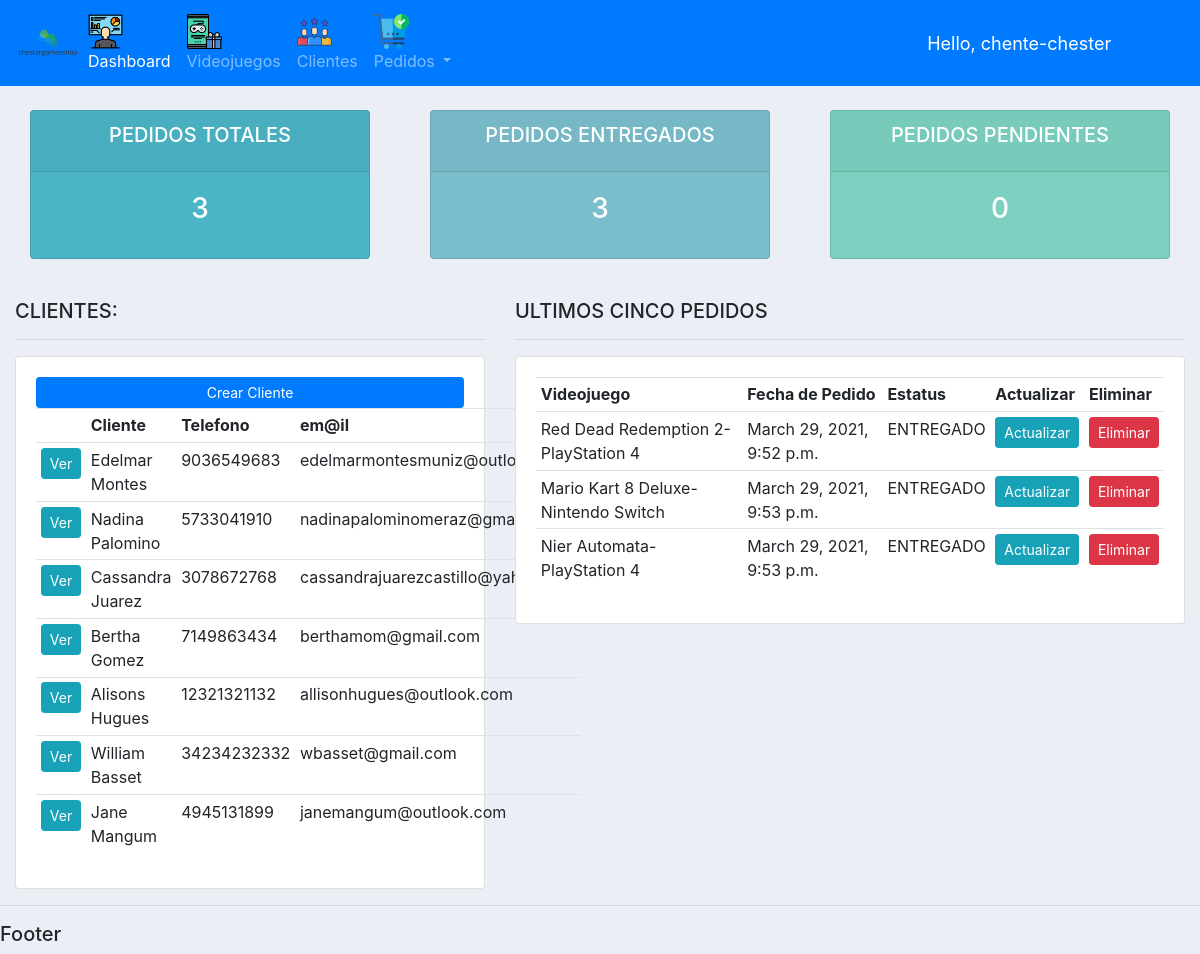
Page / (signed in) on the earlier database version.
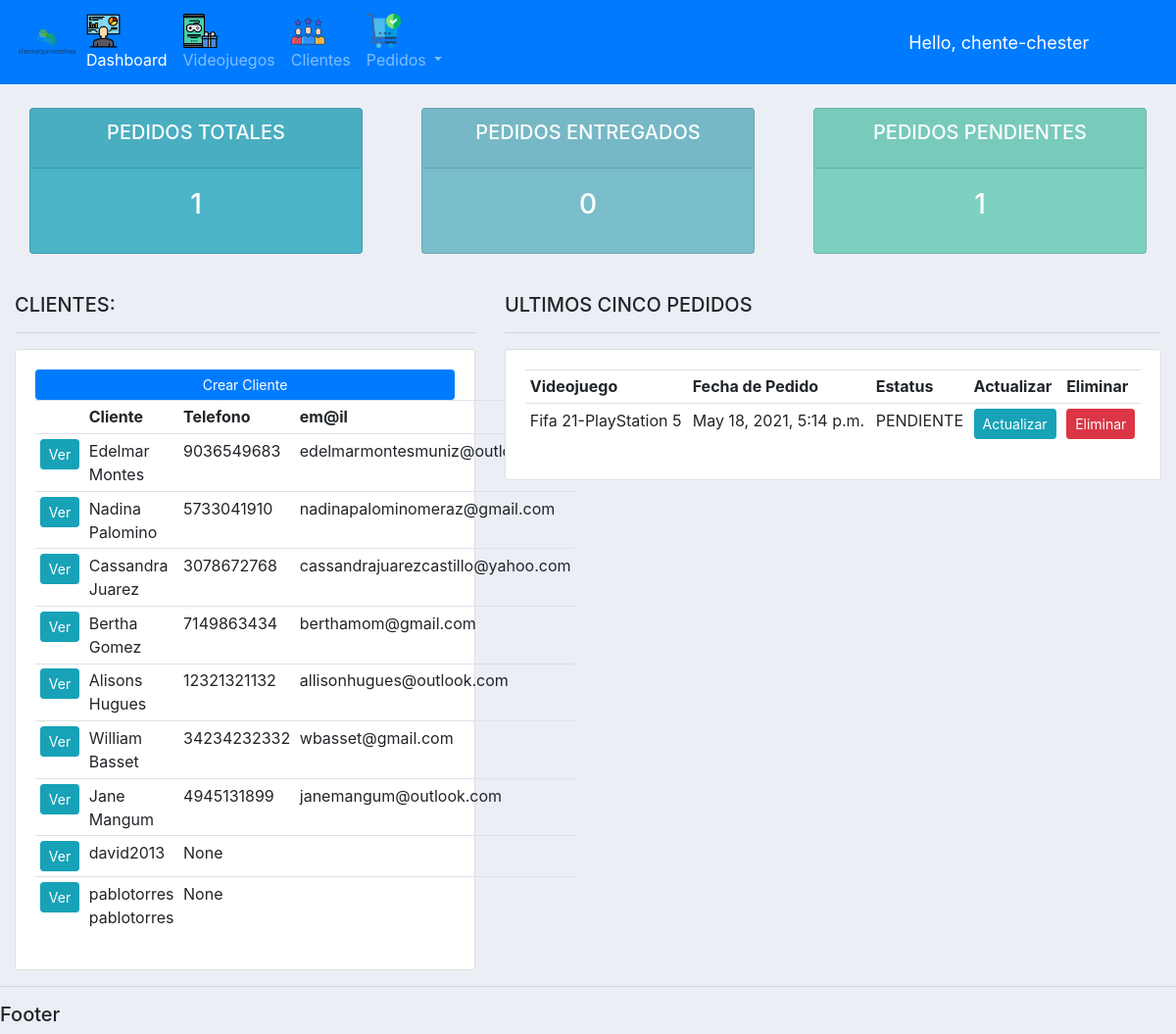
Same page on the later database version.
### cuentas/models.py (models this page shows, shortened)
class Cliente(models.Model):
    user = models.OneToOneField(User,null=True,blank=True,on_delete=models.CASCADE)
    primer_nombre = models.CharField(max_length=200)
    segundo_nombre = models.CharField(max_length=200,blank=True)
    primer_apellido = models.CharField(max_length=200)
    segundo_apellido = models.CharField(max_length=200,blank=True)
    email = models.EmailField()
    telefono = models.BigIntegerField(null=True,blank=True)
    perfil_foto = models.ImageField(default="user.png",null=True,blank=True,upload_to='fotosperfil')
    fecha_creacion = models.DateTimeField(auto_now_add=True,null=True)

class Pedido(models.Model):
    ESTATUS = (
        ('PENDIENTE','PENDIENTE'),
        ('NO DISPONIBLE','NO DISPONIBLE'),
        ('ENTREGADO','ENTREGADO'),
    )
    cliente = models.ForeignKey(Cliente,null=True,on_delete = models.SET_NULL)
    videojuego = models.ForeignKey(Videojuego,null=True,on_delete = models.SET_NULL)
    fecha_pedido = models.DateTimeField(auto_now_add=True,null=True)
    estatus = models.CharField(max_length=200,null=True,choices=ESTATUS)
    nota = models.CharField(max_length=1000,null=True)

class Videojuego(models.Model):
    caratula = models.ImageField(upload_to='caratulas')
    nombre = models.CharField(max_length=200)
    PLAYSTATION5 = 'PlayStation 5'
    XBOXSERIES = 'XBOX Series'
    PLAYSTATION4 = 'PlayStation 4'
    XBOXONE = 'Xbox ONE'
    COMPUTADORA = 'PC'
    NINTENDOSWITCH = 'Nintendo Switch'
    ELECCION_PLATAFORMA = [
        (PLAYSTATION5,'PlayStation 5'),
        (XBOXSERIES,'XBOX Series'),
        (PLAYSTATION4,'PlayStation 4'),
        (XBOXONE,'XBOXONE'),
        (COMPUTADORA,'PC'),
        (NINTENDOSWITCH,'Nintendo Switch'),
    ]
    plataforma = models.CharField(max_length=50,
    choices=ELECCION_PLATAFORMA,
    default=PLAYSTATION4)
    ACCIONYAVENTURAS = 'Accion y Aventuras'
    JUEGOSMESA = 'Juegos de Mesa'
    FAMILIAR = 'Familiar'
    LUCHA = 'Lucha'
    PLATAFORMAS = 'Plataformas'
    PUZZLES = 'Puzzles'
    CARRERAS = 'Carreras'
    JUEGOSROL = 'Juegos de Rol'
    TIROS = 'FPS'
    SIMULACION = 'Simulacion'
    DEPORTES = 'Deportes'
    ESTRATEGIA = 'Estrategia'
    ELECCION_GENERO = [
        (ACCIONYAVENTURAS,'Accion y Aventuras'),
        (JUEGOSMESA,'Juegos de Mesa'),
        (FAMILIAR , 'Familiar'),
        (LUCHA , 'Lucha'),
        (PLATAFORMAS , 'Plataformas'),
        (PUZZLES , 'Puzzles'),
        (CARRERAS , 'Carreras'),
        (JUEGOSROL , 'Juegos de Rol'),
        (TIROS , 'FPS'),
        (SIMULACION , 'Simulacion'),
        (DEPORTES , 'Deportes'),
        (ESTRATEGIA , 'Estrategia'),
    ]
    genero = models.CharField(max_length=50,
    choices=ELECCION_GENERO,
    default=ACCIONYAVENTURAS)
    TODOS = 'E'
    TODOS10 = 'E+10'
    ADOLESCENTES = 'T'
    ADULTOS = 'M'
    PENDIENTE = 'RP'
    ELECCION_CLASIFICACION = [
        (TODOS , 'TODOS'),
        (TODOS10,'TODOS+10'),
        (ADOLESCENTES,'ADOLESCENTES'),
        (ADULTOS,'ADULTOS'),
        (PENDIENTE,'PENDIENTE'),
    ]
    clasificacion = models.CharField(max_length=50,
    choices=ELECCION_CLASIFICACION,
    default=TODOS,blank=True)
    descripcion = models.CharField(max_length=200,blank=True)
    fecha_lanzamiento = models.DateTimeField(blank=True)
    precio = models.FloatField(blank=True)
    tags = models.ManyToManyField(Tag)
    stock = models.IntegerField(blank=True)
    def __str__(self):
        return self.nombre+"-"+self.plataforma

### cuentas/decorators.py (the view)
    def wrapper_function(request, *args, **kwargs):
        group = None
        if request.user.groups.exists():
            group = request.user.groups.all()[0].name
        if group == 'clientes':
            return redirect('user-page')
        if group == 'admin':
            return view_func(request,*args, **kwargs)

### cuentas/templates/cuentas/dashboard.html (shortened to what this page needs)
{% extends 'cuentas/main.html' %}
{% block content %}
{% include 'cuentas/estatus.html' %}
<br>
<div class="row">
    <div class="col-md-5">
        <h5>  CLIENTES:</h5>
        <hr>
        <div class="card card-body">
            <a class="btn btn-primary btn-sm btn-block" href="">
                Crear Cliente
            </a>
            <table class="table table-sm">
                <tr>
                    <th></th>
                    <th>Cliente</th>
                    <th>Telefono</th>
                    <th>em@il</th>
                </tr>
                {% for cliente in clientes  %}
                    <tr>
                        <td><a class="btn btn-sm btn-info" href="{% url 'cliente' cliente.id %}">Ver</a></td>
                        <td>{{cliente.primer_nombre}} {{cliente.primer_apellido}}</td>
                        <td>{{cliente.telefono}}</td>
                        <td>{{cliente.email}}</td>
                    </tr>
                {% endfor %}
            </table>
        </div>
    </div>
    <div class="col-md-7">
        <h5>ULTIMOS CINCO PEDIDOS</h5>
        <hr>
        <div class="card card-body">
            <table class="table table-sm">
                <tr>
                    <th>Videojuego</th>
                    <th>Fecha de Pedido</th>
                    <th>Estatus</th>
                    <th>Actualizar</th>
                    <th>Eliminar</th>
                </tr>
                {% for pedido in listaPedidos  %}
                    <tr>
                        <td>{{pedido.videojuego}}</td>
                        <td>{{pedido.fecha_pedido}}</td>
                        <td>{{pedido.estatus}}</td>
                        <td><a class="btn btn-sm btn-info" href="{% url 'actualizar_pedido' pedido.id %}">Actualizar</a></td>
                        <td><a class="btn btn-sm btn-danger" href="{% url 'eliminar_pedido' pedido.id %}">Eliminar</a></td>
                    </tr>
                {% endfor %}
            </table>
        </div>
    </div>
</div>
{% endblock %}

### cuentas/templates/cuentas/main.html (shortened to what this page needs)
<!DOCTYPE html>
<html lang="en">
<head>
    <link href="//maxcdn.bootstrapcdn.com/bootstrap/4.1.1/css/bootstrap.min.css" rel="stylesheet" id="bootstrap-css">
    {% load static %}
    <link href="{% static 'cuentas/styles/styles_main.css' %}" rel="stylesheet">
</head>
<body>
    {% include 'cuentas/menu.html' %}
    <div class="container-fluid">
    {% block content %}
    {% endblock %}
    </div>
    <hr>
    <h5>Footer</h5>
</body>
</html>

### cuentas/templates/cuentas/menu.html (shortened to what this page needs)
{% load static %}
<nav class="navbar navbar-icon-top navbar-expand-lg navbar-dark bg-primary">
        <img src="{% static 'images/logov4.png' %}">
        <div class="collapse navbar-collapse" id="navbarSupportedContent">
          <ul class="navbar-nav mr-auto">
            {% if request.user.is_staff %}
            <li class="nav-item active">
              <a class="nav-link" href="{% url 'home' %}">
                <i class="icon-dashboard"></i>
                Dashboard
                </a>
            </li>
            {% endif %}
            <li class="nav-item">
              <a class="nav-link" href="{% url 'videojuegos' %}">
                <i class="icon-videogame">
                </i>
                Videojuegos
              </a>
            </li>
            {% if request.user.is_staff %}
            <li class="nav-item">
              <a class="nav-link" href="{% url 'clientes' %}">
                <i class="icon-cliente">
                </i>
                Clientes
              </a>
            </li>
            <li class="nav-item dropdown">
              <a class="nav-link dropdown-toggle" href="#" id="navbarDropdown" role="button" data-toggle="dropdown" aria-haspopup="true" aria-expanded="false">
                <i class="icon-orden">
                </i>
                Pedidos
              </a>
            </li>
            {% endif %}
          </ul>
          <span id="hello-msg">Hello, {{request.user}} </span>
          <span><a href="{% url 'logout' %}">Logout</a></span>
        </div>
      </nav>

### cuentas/templates/cuentas/estatus.html
<br>
<div class="row">
    <div class="col">
        <div class="col-md">
            <div class="card text-center text-white mb-3" id="ordenes-totales">
                <div class="card-header">
                    <h5 class="card-title">PEDIDOS TOTALES</h5>
                </div>
                <div class="card-body">
                    <h3 class="card-title">{{pedidosTotales}}</h3>
             </div>
        </div>
     </div>
  </div>
  <div class="col">
    <div class="col-md">
        <div class="card text-center text-white mb-3" id="ordenes-liberadas">
            <div class="card-header">
                <h5 class="card-title">PEDIDOS ENTREGADOS</h5>
            </div>
            <div class="card-body">
                <h3 class="card-title">{{pedidosEntregados}}</h3>
         </div>
    </div>
 </div>
</div>
<div class="col">
    <div class="col-md">
        <div class="card text-center text-white mb-3" id="ordenes-pendientes">
            <div class="card-header">
                <h5 class="card-title">PEDIDOS PENDIENTES</h5>
            </div>
            <div class="card-body">
                <h3 class="card-title">{{pedidosPendientes}}</h3>
         </div>
    </div>
 </div>
</div>
</div>

### cuentas/static/cuentas/styles/styles_main.css (style rules this page uses)
.icon-dashboard { background-image : url(../icons/dashboard.png); background-size: cover; display: block; position :center; height: 35px; width: 35px; }
.icon-cliente { background-image : url(../icons/cliente.png); background-size: cover; display: block; height: 35px; width: 35px; }
.icon-orden { background-image : url(../icons/orden.png); background-size: cover; display: block; height: 35px; width: 35px; }
.icon-videogame { background-image : url(../icons/videogame.png); background-size: cover; display: block; position: center; height: 35px; width: 35px; }
@media (min-width: 992px) { .navbar-icon-top.navbar-expand-lg .navbar-nav .nav-link { text-align: center; display: table-cell; height: 70px; vertical-align: middle; padding-top: 0; padding-bottom: 0; } }
body { background-color: #ebeff5; }
#ordenes-totales { background-color: #4cb4c7; }
#ordenes-liberadas { background-color: #7abecc; }
#ordenes-pendientes { background-color: #7CD1C0; }

### cuentas/templates/cuentas/menu.html (style rules this page uses)
#hello-msg { font-size: 18px; color: #fff; margin-right: 20px; }

Differences in the rows shown:
removed Pedido: videojuego "Red Dead Redemption 2-PlayStation 4", fecha_pedido "March 29, 2021, 9:52 p.m.", estatus "ENTREGADO"
removed Pedido: videojuego "Mario Kart 8 Deluxe-Nintendo Switch", fecha_pedido "March 29, 2021, 9:53 p.m.", estatus "ENTREGADO"
removed Pedido: videojuego "Nier Automata-PlayStation 4", fecha_pedido "March 29, 2021, 9:53 p.m.", estatus "ENTREGADO"
added Cliente: primer_nombre "david2013", telefono "None"
added Cliente: primer_nombre "pablotorres", primer_apellido "pablotorres", telefono "None"
added Pedido: videojuego "Fifa 21-PlayStation 5", fecha_pedido "May 18, 2021, 5:14 p.m.", estatus "PENDIENTE"
Other differences:
{{ pedidosTotales }}: "3" → "1"
{{ pedidosEntregados }}: "3" → "0"
{{ pedidosPendientes }}: "0" → "1"
